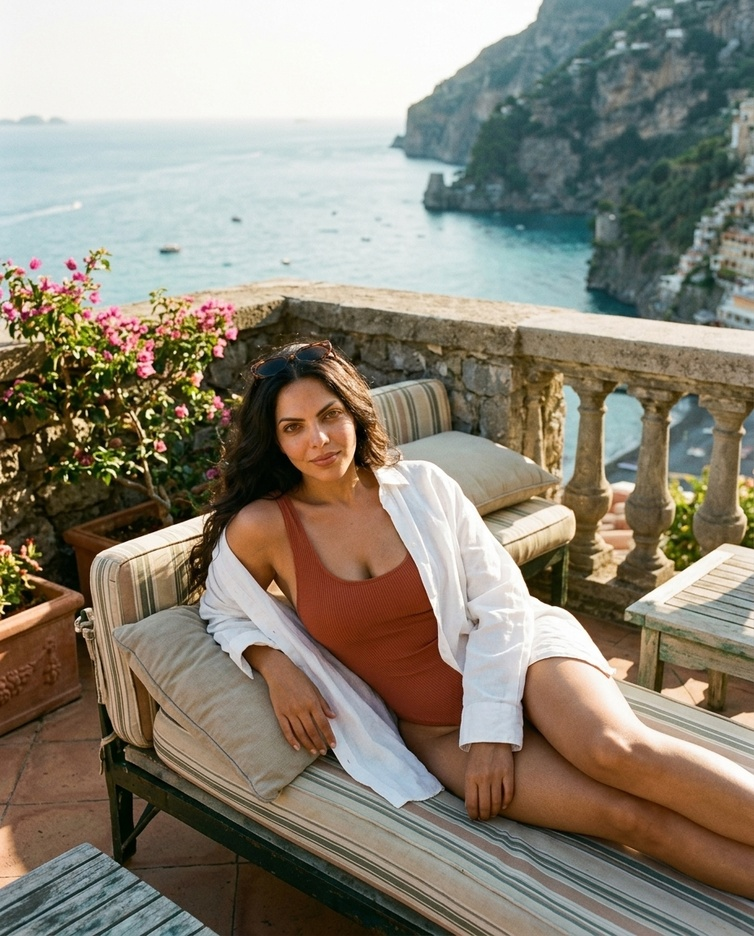
#> input picture assets/avanya_amalfi.jpg, 754 x 936 px, shrunk from 928 x 1152 before the run; its folder holds only this picture in this run
$ python -i polish_all_drafts.py   (imports and definitions only)
#> lines starting #> are read from the running program, lines starting #| are printed output that depends on the picture; after the words box and inside, x2 and y2 are one past the last pixel; in counts of white or black regions, pixels touching at a corner belong together
import os
import cv2
import numpy as np

def polish_and_clean_image(img_path, is_warm=True):
#> called with img_path = 'assets/avanya_amalfi.jpg', is_warm = True
    img = cv2.imread(img_path)
#> img is the input picture: shape (936, 754, 3); mean B, G, R 118.5, 132.3, 139
    if img is None:
        print(f"Failed to read: {img_path}")
        return False
    h, w, _ = img.shape
#> h = 936; w = 754

    # 1. Guaranteed Watermark Inpainting (Google Flow Sparkle Corner)
    mask = np.zeros((h, w), dtype=np.uint8)
    cv2.ellipse(mask, (int(w - 65), int(h - 90)), (68, 58), 0, 0, 360, 255, -1)
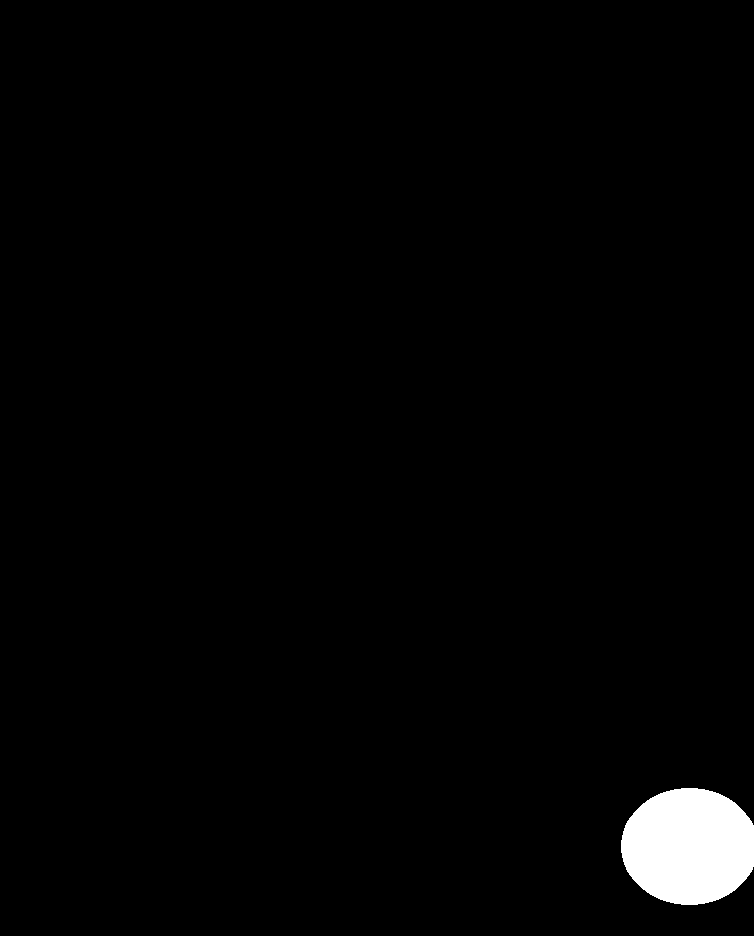
#> mask: shape (936, 754); 1.8% white; 1 white region, box (x1, y1, x2, y2) and area: (621, 788, 754, 905) 12471
    cleaned = cv2.inpaint(img, mask, inpaintRadius=7, flags=cv2.INPAINT_TELEA)

    # 2. Lighting S-Curve & Dynamic Range Enhancement (LAB space)
    lab = cv2.cvtColor(cleaned, cv2.COLOR_BGR2LAB)
#> lab: shape (936, 754, 3); mean of channels 0, 1, 2 139.5, 129.2, 137.1
    l, a, b = cv2.split(lab)
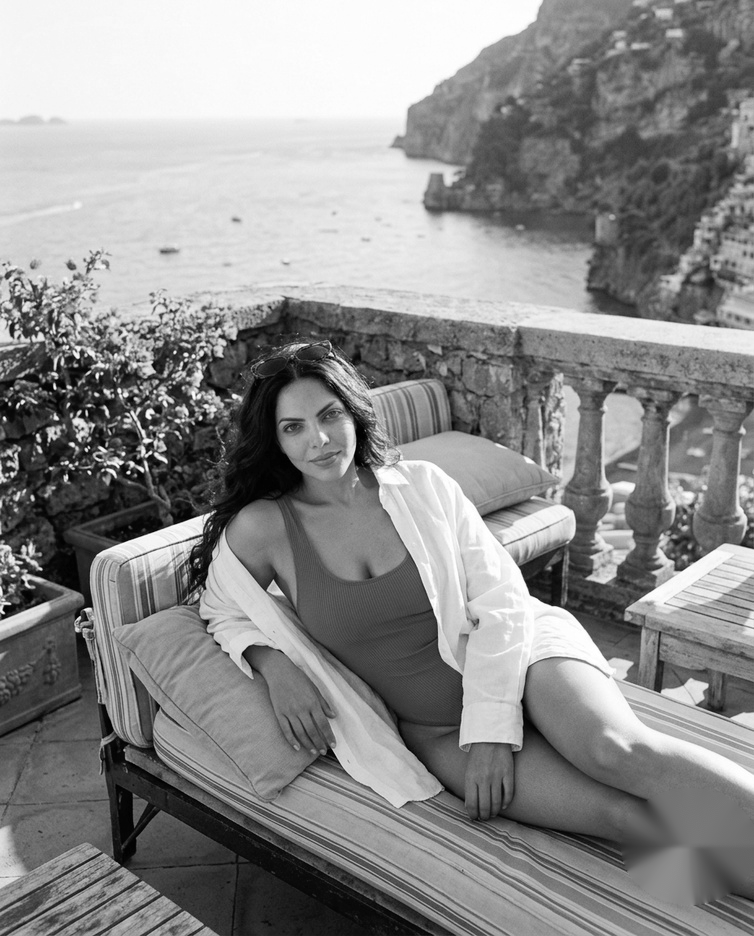
#> l: shape (936, 754); min 0, max 255, mean 139.5
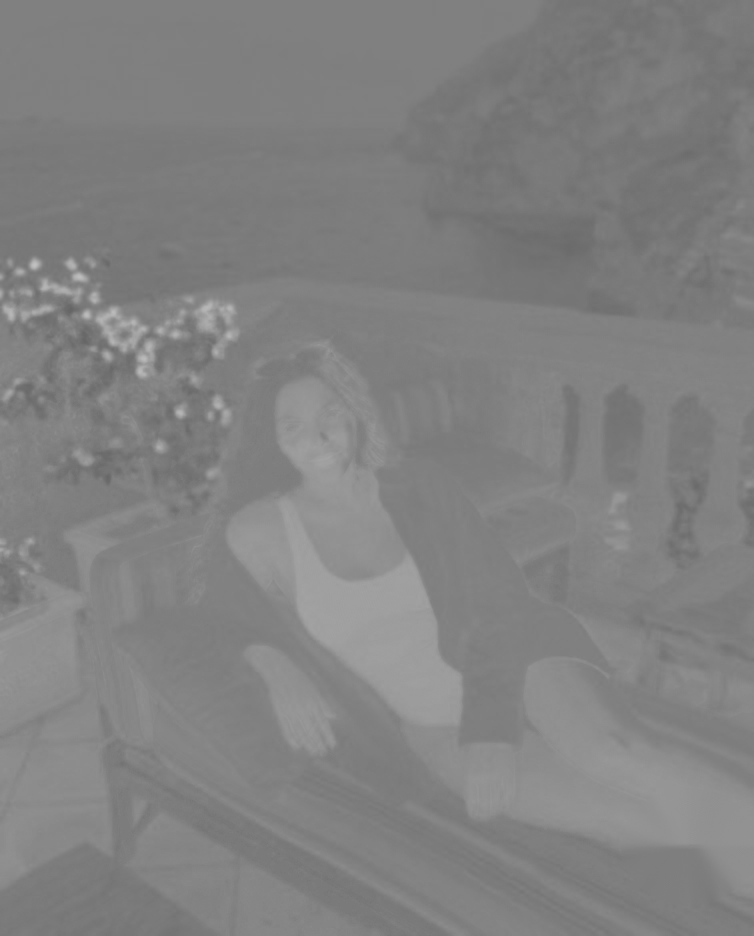
#> a: shape (936, 754); min 101, max 192, mean 129.2
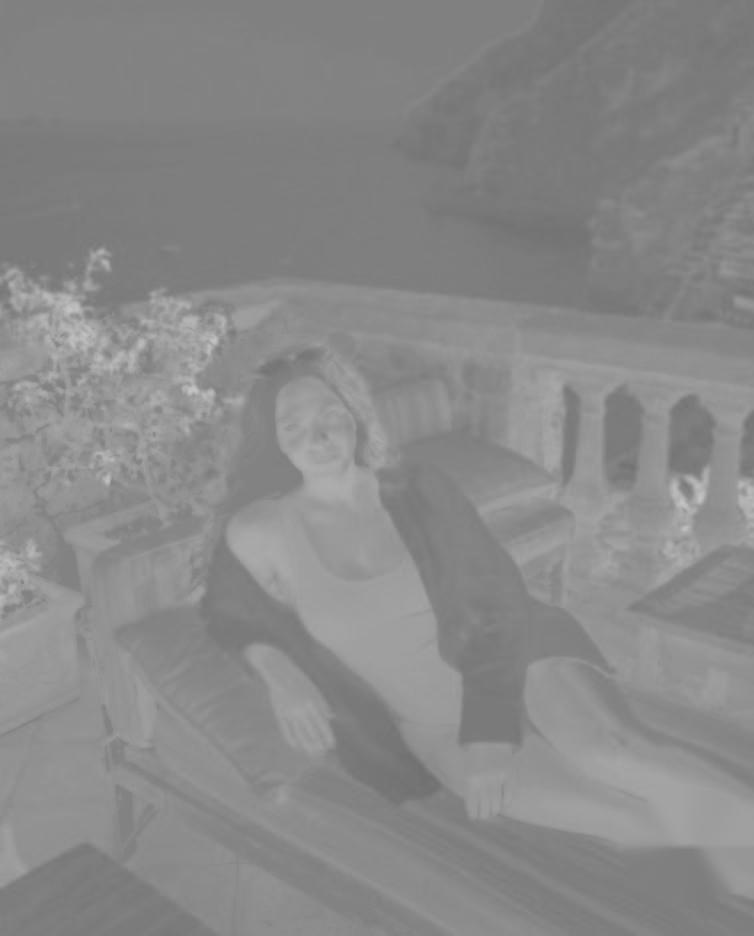
#> b: shape (936, 754); min 111, max 197, mean 137.1

    # Localized micro-contrast and exposure S-curve
    clahe = cv2.createCLAHE(clipLimit=1.6, tileGridSize=(8, 8))
    l_enhanced = clahe.apply(l)
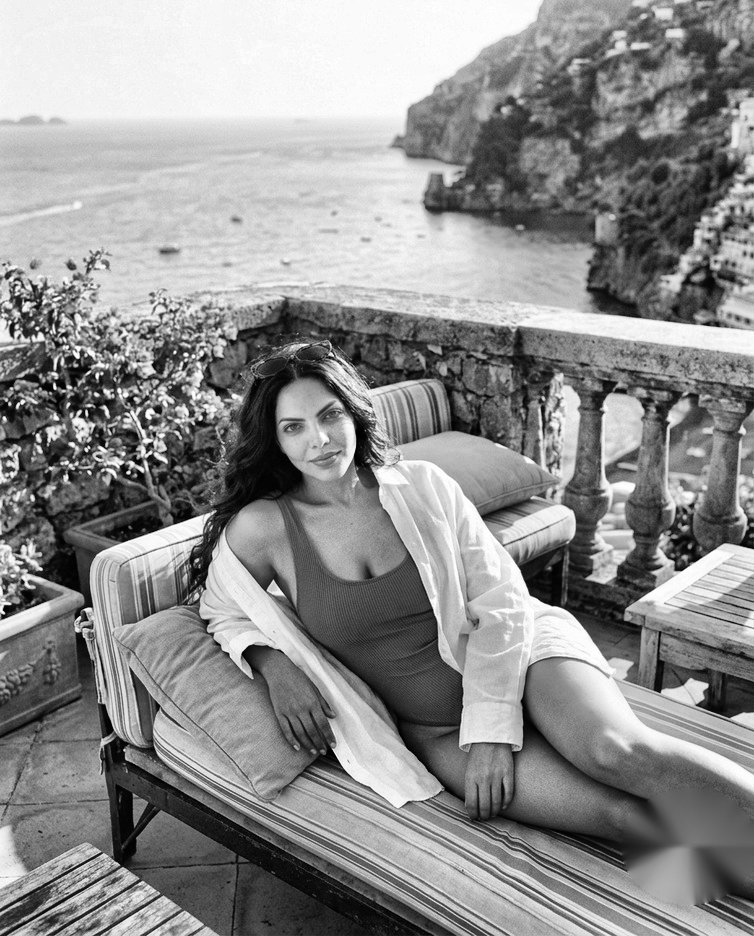
#> l_enhanced: shape (936, 754); min 0, max 255, mean 142.3
    l_final = cv2.addWeighted(l_enhanced, 0.55, l, 0.45, 0)

    # Color Grading
    if is_warm:
        # Editorial gold / warm skin tones for Maira
        b = cv2.add(b, 2)
    else:
        # Clean architectural Leica grade for Gagan
        a = cv2.add(a, 1)

    lab_out = cv2.merge([l_final, a, b])
#> lab_out: shape (936, 754, 3); mean of channels 0, 1, 2 141, 129.2, 139.1
    bgr_toned = cv2.cvtColor(lab_out, cv2.COLOR_LAB2BGR)

    # 3. Organic Photographic Micro-Contrast (Kills plastic AI smoothing)
    gaussian = cv2.GaussianBlur(bgr_toned, (0, 0), 2.0)
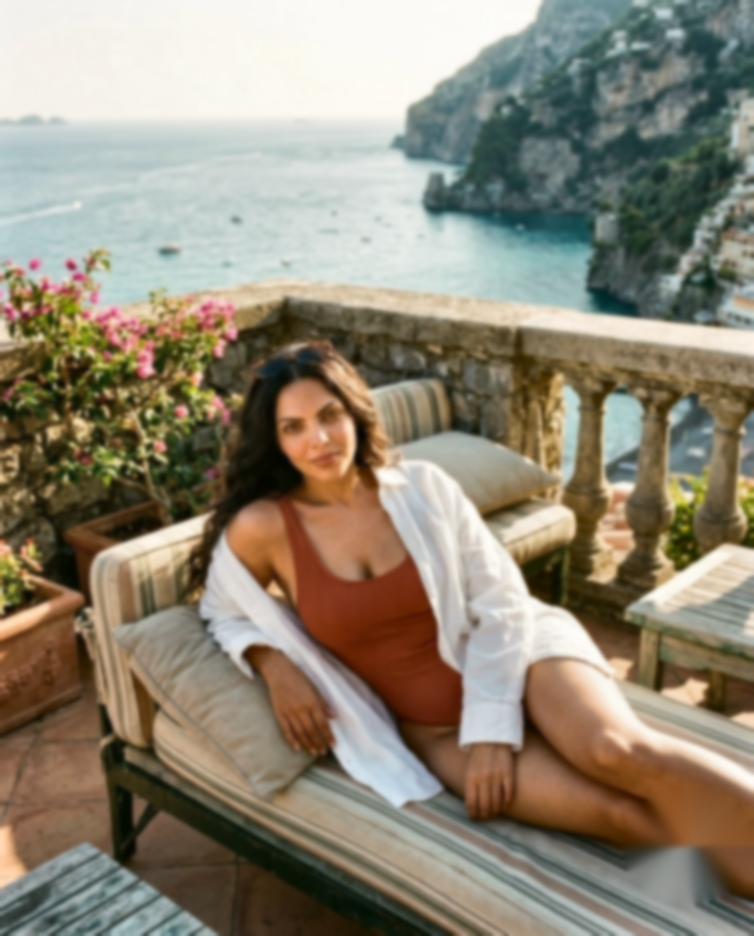
#> gaussian: shape (936, 754, 3); mean B, G, R 117.2, 134.3, 142.4
    sharpened = cv2.addWeighted(bgr_toned, 1.25, gaussian, -0.25, 0)

    # 4. Subtle Film Grain (Gaussian noise variance 1.5)
    np.random.seed(42)
    noise = np.random.normal(0, 1.5, sharpened.shape).astype(np.float32)
    grained = np.clip(sharpened.astype(np.float32) + noise, 0, 255).astype(np.uint8)

    # Save with high photographic quality
    cv2.imwrite(img_path, grained, [cv2.IMWRITE_JPEG_QUALITY, 96])
    return True

# [1 line not run here, left out]

targets = [
    ("D:/social media/resrise-studio/draft_media/mairamehraofficial", True),
    ("D:/social media/resrise-studio/draft_media/iamgagankumar", False)
]

total = 0
# [12 lines not run here, left out]

>>> result = polish_and_clean_image('assets/avanya_amalfi.jpg')

$ run again, on assets/avanya_heritage.jpg
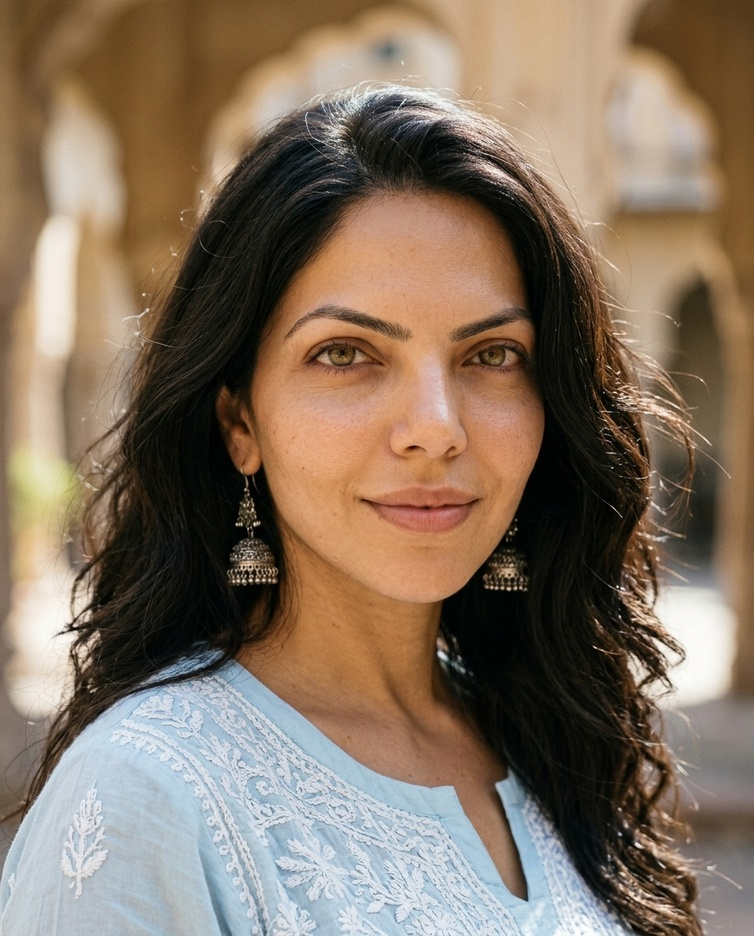
#> input picture assets/avanya_heritage.jpg, 754 x 936 px, shrunk from 928 x 1152 before the run
#> in polish_and_clean_image, img is the input picture: shape (936, 754, 3); mean B, G, R 96.3, 114, 132.1
#> mask: shape (936, 754); 1.8% white; 1 white region, box (x1, y1, x2, y2) and area: (621, 788, 754, 905) 12471
#> lab: shape (936, 754, 3); mean of channels 0, 1, 2 122.9, 133.1, 140.6
#> in polish_and_clean_image, `l_enhanced = clahe.apply(l)`:
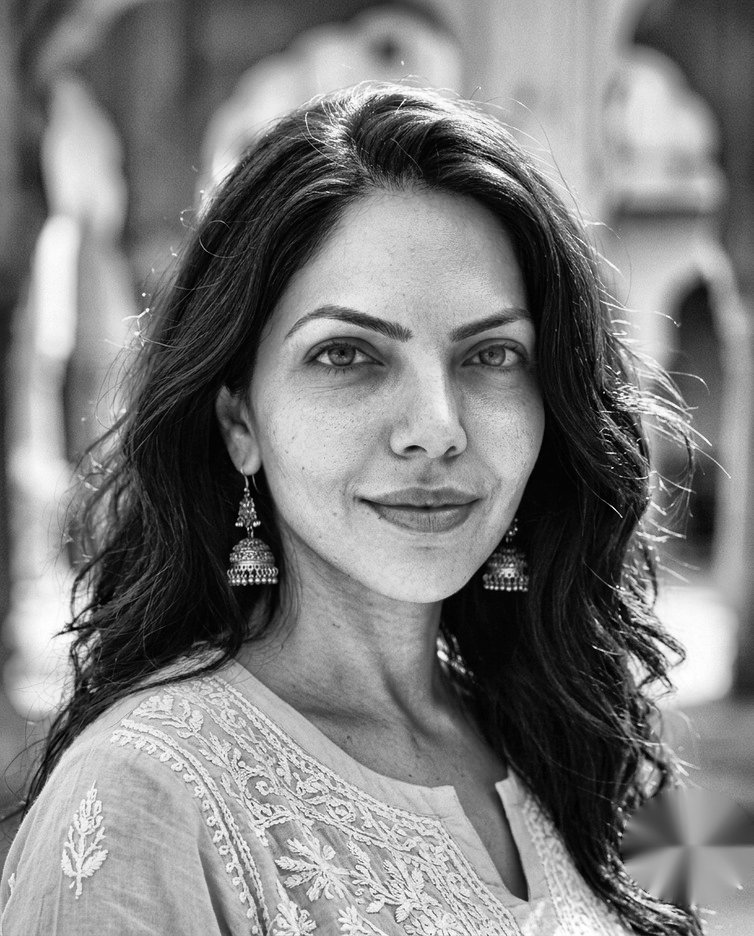
#> l_enhanced: shape (936, 754); min 0, max 255, mean 124.2
#> lab_out: shape (936, 754, 3); mean of channels 0, 1, 2 123.7, 133.1, 142.6
#> in polish_and_clean_image, `bgr_toned = cv2.cvtColor(lab_out, cv2.COLOR_LAB2BGR)`:
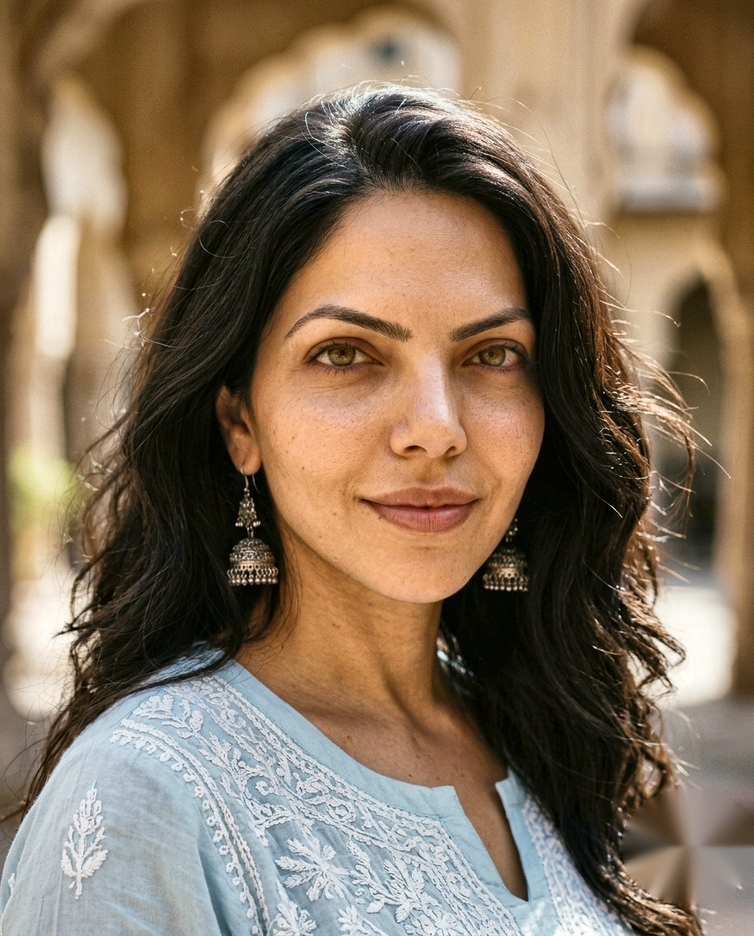
#> bgr_toned: shape (936, 754, 3); mean B, G, R 93.8, 114.9, 134.3
